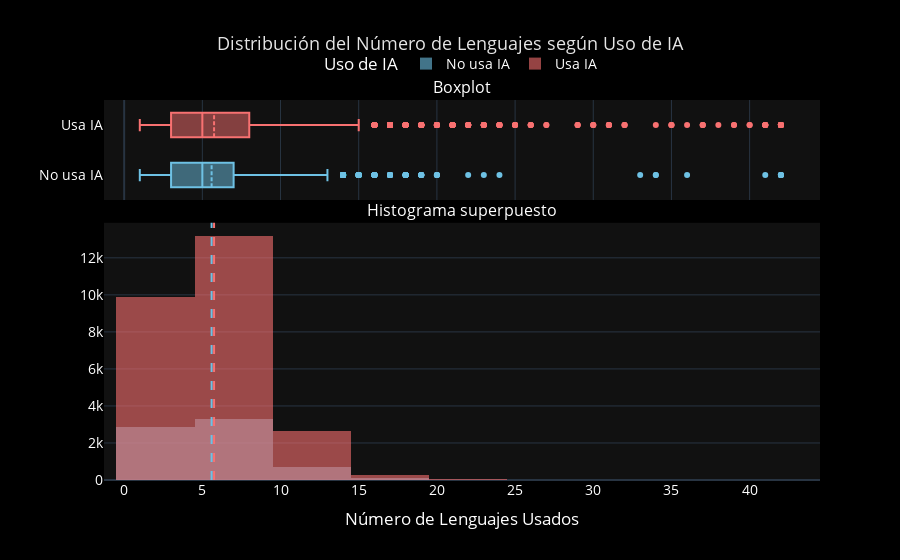

The notebook cell this image was saved under:
### Code cell
import plotly.graph_objects as go
from plotly.subplots import make_subplots

# Medias por grupo
mean_no_ai = df_ai_clean_filtered.loc[df_ai_clean_filtered["AI_Usage"] == 0, "NumLanguages"].mean()
mean_ai    = df_ai_clean_filtered.loc[df_ai_clean_filtered["AI_Usage"] == 1, "NumLanguages"].mean()

# Colores
color_no_ai = "#6EC1E4"
color_ai    = "#F87171"

# Subplots: boxplot (arriba) + histograma (abajo)
fig2_hist_box = make_subplots(
    rows=2, cols=1,
    shared_xaxes=True,
    vertical_spacing=0.06,
    row_heights=[0.28, 0.72],
    subplot_titles=("Boxplot", "Histograma superpuesto")
)

# --- BOX PLOT (fila 1) en horizontal: usa X para los valores numéricos ---
for val, name, color in [(0, "No usa IA", color_no_ai), (1, "Usa IA", color_ai)]:
    subset = df_ai_clean_filtered[df_ai_clean_filtered["AI_Usage"] == val]["NumLanguages"]
    fig2_hist_box.add_trace(
        go.Box(
            x=subset,               # <--- valores en X (NO en Y)
            name=name,
            marker_color=color,
            boxmean=True,
            orientation="h",
            legendgroup=str(val),
            showlegend=False        # evitamos duplicar leyenda arriba
        ),
        row=1, col=1
    )

# --- HISTOGRAMA (fila 2) ---
for val, name, color in [(0, "No usa IA", color_no_ai), (1, "Usa IA", color_ai)]:
    subset = df_ai_clean_filtered[df_ai_clean_filtered["AI_Usage"] == val]["NumLanguages"]
    fig2_hist_box.add_trace(
        go.Histogram(
            x=subset,
            name=name,
            nbinsx=20,
            opacity=0.6,
            marker_color=color,
            legendgroup=str(val),
            showlegend=True          # mostramos leyenda abajo una sola vez
        ),
        row=2, col=1
    )

# Líneas de media en el histograma
fig2_hist_box.add_vline(x=mean_no_ai, line_color=color_no_ai, line_dash="dash", row=2, col=1)
fig2_hist_box.add_vline(x=mean_ai,    line_color=color_ai,    line_dash="dash", row=2, col=1)

# Layout (dark)
fig2_hist_box.update_layout(
    template="plotly_dark",
    barmode="overlay",
    font=dict(color="white", size=14),
    title=dict(text="Distribución del Número de Lenguajes según Uso de IA", x=0.5, font=dict(size=18, color="#E5E5E5")),
    plot_bgcolor="rgba(17,17,17,1)",
    paper_bgcolor="rgba(0,0,0,1)",
    legend=dict(title="Uso de IA", orientation="h", yanchor="bottom", y=1.05, xanchor="center", x=0.5)
)

# Etiquetas de ejes
fig2_hist_box.update_xaxes(title_text="Número de Lenguajes Usados", row=2, col=1)
fig2_hist_box.update_yaxes(title_text="", row=1, col=1)
fig2_hist_box.update_yaxes(title_text="", row=2, col=1)

fig2_hist_box.show()

# Exporta para tu sitio
fig2_hist_box.write_html("docs/assets/charts/chart_2_b.html", include_plotlyjs="cdn")

### Figure 1 — Plotly figure (JSON) as saved in the notebook; plotly's stock layout.template omitted (floating-point values rounded to 4 significant figures; data arrays with more than 128 entries replaced by an {"elided": "..."} marker saying what was removed)
{"data": [{"boxmean": true, "legendgroup": "0", "marker": {"color": "#6EC1E4"}, "name": "No usa IA", "orientation": "h", "showlegend": false, "type": "box", "x": {"elided": "6958 int values"}, "xaxis": "x", "yaxis": "y"}, {"boxmean": true, "legendgroup": "1", "marker": {"color": "#F87171"}, "name": "Usa IA", "orientation": "h", "showlegend": false, "type": "box", "x": {"elided": "26107 int values"}, "xaxis": "x", "yaxis": "y"}, {"legendgroup": "0", "marker": {"color": "#6EC1E4"}, "name": "No usa IA", "nbinsx": 20, "opacity": 0.6, "showlegend": true, "type": "histogram", "x": {"elided": "6958 int values"}, "xaxis": "x2", "yaxis": "y2"}, {"legendgroup": "1", "marker": {"color": "#F87171"}, "name": "Usa IA", "nbinsx": 20, "opacity": 0.6, "showlegend": true, "type": "histogram", "x": {"elided": "26107 int values"}, "xaxis": "x2", "yaxis": "y2"}], "layout": {"annotations": [{"font": {"size": 16}, "showarrow": false, "text": "Boxplot", "x": 0.5, "xanchor": "center", "xref": "paper", "y": 1.0, "yanchor": "bottom", "yref": "paper"}, {"font": {"size": 16}, "showarrow": false, "text": "Histograma superpuesto", "x": 0.5, "xanchor": "center", "xref": "paper", "y": 0.6768, "yanchor": "bottom", "yref": "paper"}], "barmode": "overlay", "font": {"color": "white", "size": 14}, "legend": {"orientation": "h", "title": {"text": "Uso de IA"}, "x": 0.5, "xanchor": "center", "y": 1.05, "yanchor": "bottom"}, "paper_bgcolor": "rgba(0,0,0,1)", "plot_bgcolor": "rgba(17,17,17,1)", "shapes": [{"line": {"color": "#6EC1E4", "dash": "dash"}, "type": "line", "x0": 5.592, "x1": 5.592, "xref": "x2", "y0": 0, "y1": 1, "yref": "y2 domain"}, {"line": {"color": "#F87171", "dash": "dash"}, "type": "line", "x0": 5.75, "x1": 5.75, "xref": "x2", "y0": 0, "y1": 1, "yref": "y2 domain"}], "title": {"font": {"color": "#E5E5E5", "size": 18}, "text": "Distribución del Número de Lenguajes según Uso de IA", "x": 0.5}, "xaxis": {"anchor": "y", "domain": [0, 1], "matches": "x2", "showticklabels": false}, "xaxis2": {"anchor": "y2", "domain": [0, 1], "title": {"text": "Número de Lenguajes Usados"}}, "yaxis": {"anchor": "x", "domain": [0.7368, 1.0], "title": {"text": ""}}, "yaxis2": {"anchor": "x2", "domain": [0, 0.6768], "title": {"text": ""}}}}
